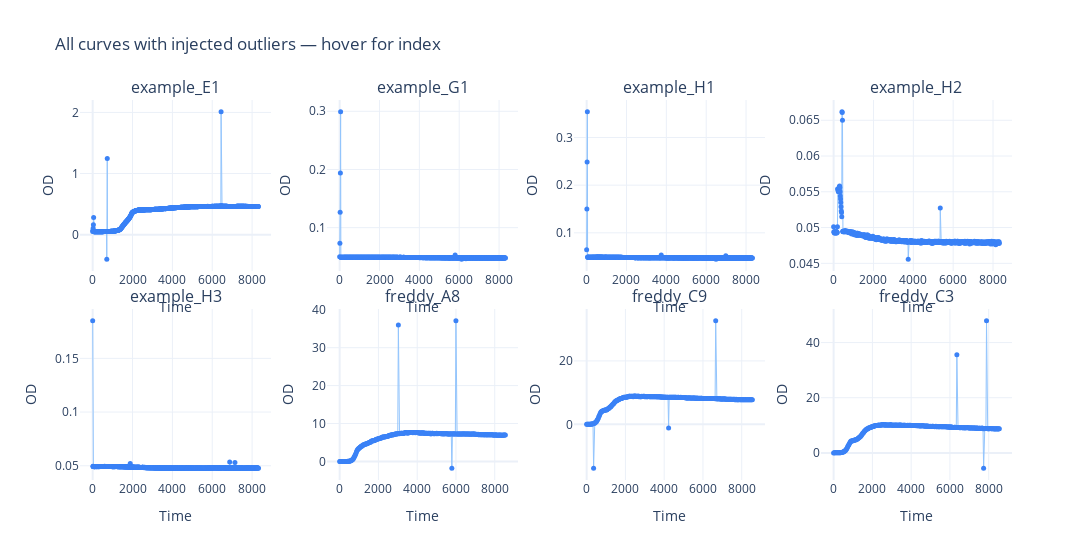

Notebook cell for this chart:
### Markdown cell above
## 3 · Visual overview

Inspect all curves for any **genuine artifacts** in the raw data that should also be included in the ground truth. Hover over suspicious points to read their index.

### Code cell
curve_ids = list(curves_perturbed.keys())
ncols = 4
nrows = (len(curve_ids) + ncols - 1) // ncols

fig_overview = make_subplots(
    rows=nrows,
    cols=ncols,
    subplot_titles=curve_ids,
    vertical_spacing=0.10,
    horizontal_spacing=0.06,
)

for idx, cid in enumerate(curve_ids):
    r, c = divmod(idx, ncols)
    data = curves_perturbed[cid]
    t, od = data["t"], data["od"]
    fig_overview.add_trace(
        go.Scatter(
            x=t,
            y=od,
            mode="markers+lines",
            marker=dict(size=5, color="#3B82F6"),
            line=dict(color="#93C5FD", width=1),
            showlegend=False,
            hovertemplate="idx=%{pointNumber}  t=%{x:.0f}  OD=%{y:.4f}<extra></extra>",
        ),
        row=r + 1,
        col=c + 1,
    )
    fig_overview.update_xaxes(title_text="Time", row=r + 1, col=c + 1)
    fig_overview.update_yaxes(title_text="OD",   row=r + 1, col=c + 1)

fig_overview.update_layout(
    height=280 * nrows,
    width=1200,
    template="plotly_white",
    title="All curves with injected outliers — hover for index",
)
fig_overview.show()

### Figure 1 — Plotly figure (JSON) as saved in the notebook; plotly's stock layout.template omitted (floating-point values rounded to 4 significant figures; data arrays with more than 128 entries replaced by an {"elided": "..."} marker saying what was removed)
{"data": [{"hovertemplate": "idx=%{pointNumber}  t=%{x:.0f}  OD=%{y:.4f}<extra></extra>", "line": {"color": "#93C5FD", "width": 1}, "marker": {"color": "#3B82F6", "size": 5}, "mode": "markers+lines", "showlegend": false, "type": "scatter", "x": {"elided": "694 float values"}, "xaxis": "x", "y": {"elided": "694 float values"}, "yaxis": "y"}, {"hovertemplate": "idx=%{pointNumber}  t=%{x:.0f}  OD=%{y:.4f}<extra></extra>", "line": {"color": "#93C5FD", "width": 1}, "marker": {"color": "#3B82F6", "size": 5}, "mode": "markers+lines", "showlegend": false, "type": "scatter", "x": {"elided": "694 float values"}, "xaxis": "x2", "y": {"elided": "694 float values"}, "yaxis": "y2"}, {"hovertemplate": "idx=%{pointNumber}  t=%{x:.0f}  OD=%{y:.4f}<extra></extra>", "line": {"color": "#93C5FD", "width": 1}, "marker": {"color": "#3B82F6", "size": 5}, "mode": "markers+lines", "showlegend": false, "type": "scatter", "x": {"elided": "694 float values"}, "xaxis": "x3", "y": {"elided": "694 float values"}, "yaxis": "y3"}, {"hovertemplate": "idx=%{pointNumber}  t=%{x:.0f}  OD=%{y:.4f}<extra></extra>", "line": {"color": "#93C5FD", "width": 1}, "marker": {"color": "#3B82F6", "size": 5}, "mode": "markers+lines", "showlegend": false, "type": "scatter", "x": {"elided": "694 float values"}, "xaxis": "x4", "y": {"elided": "694 float values"}, "yaxis": "y4"}, {"hovertemplate": "idx=%{pointNumber}  t=%{x:.0f}  OD=%{y:.4f}<extra></extra>", "line": {"color": "#93C5FD", "width": 1}, "marker": {"color": "#3B82F6", "size": 5}, "mode": "markers+lines", "showlegend": false, "type": "scatter", "x": {"elided": "694 float values"}, "xaxis": "x5", "y": {"elided": "694 float values"}, "yaxis": "y5"}, {"hovertemplate": "idx=%{pointNumber}  t=%{x:.0f}  OD=%{y:.4f}<extra></extra>", "line": {"color": "#93C5FD", "width": 1}, "marker": {"color": "#3B82F6", "size": 5}, "mode": "markers+lines", "showlegend": false, "type": "scatter", "x": {"elided": "286 float values"}, "xaxis": "x6", "y": {"elided": "286 float values"}, "yaxis": "y6"}, {"hovertemplate": "idx=%{pointNumber}  t=%{x:.0f}  OD=%{y:.4f}<extra></extra>", "line": {"color": "#93C5FD", "width": 1}, "marker": {"color": "#3B82F6", "size": 5}, "mode": "markers+lines", "showlegend": false, "type": "scatter", "x": {"elided": "286 float values"}, "xaxis": "x7", "y": {"elided": "286 float values"}, "yaxis": "y7"}, {"hovertemplate": "idx=%{pointNumber}  t=%{x:.0f}  OD=%{y:.4f}<extra></extra>", "line": {"color": "#93C5FD", "width": 1}, "marker": {"color": "#3B82F6", "size": 5}, "mode": "markers+lines", "showlegend": false, "type": "scatter", "x": {"elided": "286 float values"}, "xaxis": "x8", "y": {"elided": "286 float values"}, "yaxis": "y8"}], "layout": {"annotations": [{"font": {"size": 16}, "showarrow": false, "text": "example_E1", "x": 0.1025, "xanchor": "center", "xref": "paper", "y": 1, "yanchor": "bottom", "yref": "paper"}, {"font": {"size": 16}, "showarrow": false, "text": "example_G1", "x": 0.3675, "xanchor": "center", "xref": "paper", "y": 1, "yanchor": "bottom", "yref": "paper"}, {"font": {"size": 16}, "showarrow": false, "text": "example_H1", "x": 0.6325, "xanchor": "center", "xref": "paper", "y": 1, "yanchor": "bottom", "yref": "paper"}, {"font": {"size": 16}, "showarrow": false, "text": "example_H2", "x": 0.8975, "xanchor": "center", "xref": "paper", "y": 1, "yanchor": "bottom", "yref": "paper"}, {"font": {"size": 16}, "showarrow": false, "text": "example_H3", "x": 0.1025, "xanchor": "center", "xref": "paper", "y": 0.45, "yanchor": "bottom", "yref": "paper"}, {"font": {"size": 16}, "showarrow": false, "text": "freddy_A8", "x": 0.3675, "xanchor": "center", "xref": "paper", "y": 0.45, "yanchor": "bottom", "yref": "paper"}, {"font": {"size": 16}, "showarrow": false, "text": "freddy_C9", "x": 0.6325, "xanchor": "center", "xref": "paper", "y": 0.45, "yanchor": "bottom", "yref": "paper"}, {"font": {"size": 16}, "showarrow": false, "text": "freddy_C3", "x": 0.8975, "xanchor": "center", "xref": "paper", "y": 0.45, "yanchor": "bottom", "yref": "paper"}], "height": 560, "title": {"text": "All curves with injected outliers — hover for index"}, "width": 1200, "xaxis": {"anchor": "y", "domain": [0, 0.205], "title": {"text": "Time"}}, "xaxis2": {"anchor": "y2", "domain": [0.265, 0.47], "title": {"text": "Time"}}, "xaxis3": {"anchor": "y3", "domain": [0.53, 0.735], "title": {"text": "Time"}}, "xaxis4": {"anchor": "y4", "domain": [0.795, 1], "title": {"text": "Time"}}, "xaxis5": {"anchor": "y5", "domain": [0, 0.205], "title": {"text": "Time"}}, "xaxis6": {"anchor": "y6", "domain": [0.265, 0.47], "title": {"text": "Time"}}, "xaxis7": {"anchor": "y7", "domain": [0.53, 0.735], "title": {"text": "Time"}}, "xaxis8": {"anchor": "y8", "domain": [0.795, 1], "title": {"text": "Time"}}, "yaxis": {"anchor": "x", "domain": [0.55, 1], "title": {"text": "OD"}}, "yaxis2": {"anchor": "x2", "domain": [0.55, 1], "title": {"text": "OD"}}, "yaxis3": {"anchor": "x3", "domain": [0.55, 1], "title": {"text": "OD"}}, "yaxis4": {"anchor": "x4", "domain": [0.55, 1], "title": {"text": "OD"}}, "yaxis5": {"anchor": "x5", "domain": [0, 0.45], "title": {"text": "OD"}}, "yaxis6": {"anchor": "x6", "domain": [0, 0.45], "title": {"text": "OD"}}, "yaxis7": {"anchor": "x7", "domain": [0, 0.45], "title": {"text": "OD"}}, "yaxis8": {"anchor": "x8", "domain": [0, 0.45], "title": {"text": "OD"}}}}
